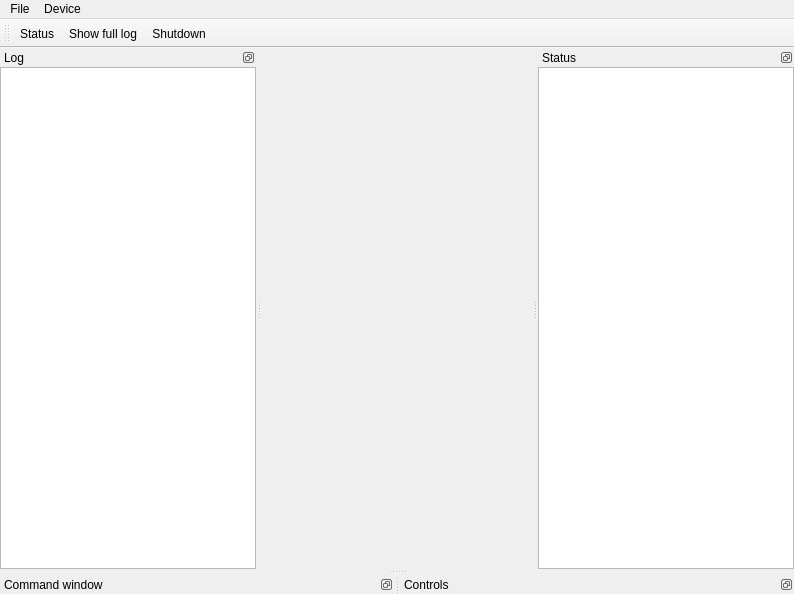
<?xml version="1.0" encoding="UTF-8"?>
<ui version="4.0">
 <class>MainWnd</class>
 <widget class="QMainWindow" name="MainWnd">
  <property name="geometry">
   <rect>
    <x>0</x>
    <y>0</y>
    <width>794</width>
    <height>594</height>
   </rect>
  </property>
  <property name="windowTitle">
   <string>Tracked camera client software</string>
  </property>
  <property name="locale">
   <locale language="C" country="AnyCountry"/>
  </property>
  <widget class="QWidget" name="cw">
   <layout class="QVBoxLayout" name="verticalLayout">
    <property name="spacing">
     <number>1</number>
    </property>
    <property name="margin">
     <number>1</number>
    </property>
    <item>
     <widget class="CaptureWgt" name="view" native="true"/>
    </item>
   </layout>
  </widget>
  <widget class="QMenuBar" name="menubar">
   <property name="geometry">
    <rect>
     <x>0</x>
     <y>0</y>
     <width>794</width>
     <height>20</height>
    </rect>
   </property>
   <widget class="QMenu" name="menuFile">
    <property name="title">
     <string>File</string>
    </property>
   </widget>
   <widget class="QMenu" name="menuDevice">
    <property name="title">
     <string>Device</string>
    </property>
    <addaction name="forward"/>
    <addaction name="backward"/>
    <addaction name="left"/>
    <addaction name="right"/>
   </widget>
   <addaction name="menuFile"/>
   <addaction name="menuDevice"/>
  </widget>
  <widget class="QDockWidget" name="cmdDw">
   <property name="features">
    <set>QDockWidget::DockWidgetFloatable|QDockWidget::DockWidgetMovable</set>
   </property>
   <property name="windowTitle">
    <string>Command window</string>
   </property>
   <attribute name="dockWidgetArea">
    <number>8</number>
   </attribute>
   <widget class="QWidget" name="dockWidgetContents_2">
    <layout class="QHBoxLayout" name="horizontalLayout_2">
     <property name="spacing">
      <number>0</number>
     </property>
     <property name="margin">
      <number>0</number>
     </property>
     <item>
      <widget class="QtLua::Console" name="console" native="true">
       <layout class="QHBoxLayout" name="horizontalLayout_3">
        <property name="spacing">
         <number>0</number>
        </property>
        <property name="margin">
         <number>0</number>
        </property>
       </layout>
      </widget>
     </item>
    </layout>
   </widget>
  </widget>
  <widget class="QDockWidget" name="btnsDw">
   <property name="features">
    <set>QDockWidget::DockWidgetFloatable|QDockWidget::DockWidgetMovable</set>
   </property>
   <property name="windowTitle">
    <string>Controls</string>
   </property>
   <attribute name="dockWidgetArea">
    <number>8</number>
   </attribute>
   <widget class="QWidget" name="dockWidgetContents_3">
    <widget class="QPushButton" name="lightBtn">
     <property name="geometry">
      <rect>
       <x>19</x>
       <y>50</y>
       <width>60</width>
       <height>27</height>
      </rect>
     </property>
     <property name="text">
      <string>Light</string>
     </property>
     <property name="checkable">
      <bool>true</bool>
     </property>
    </widget>
    <widget class="QPushButton" name="motoEnBtn">
     <property name="geometry">
      <rect>
       <x>19</x>
       <y>80</y>
       <width>60</width>
       <height>27</height>
      </rect>
     </property>
     <property name="text">
      <string>Moto en</string>
     </property>
     <property name="checkable">
      <bool>true</bool>
     </property>
    </widget>
    <widget class="QPushButton" name="fwdBtn">
     <property name="geometry">
      <rect>
       <x>208</x>
       <y>10</y>
       <width>70</width>
       <height>27</height>
      </rect>
     </property>
     <property name="text">
      <string>Forward</string>
     </property>
    </widget>
    <widget class="QPushButton" name="bwdBtn">
     <property name="geometry">
      <rect>
       <x>208</x>
       <y>40</y>
       <width>70</width>
       <height>27</height>
      </rect>
     </property>
     <property name="text">
      <string>Backward</string>
     </property>
    </widget>
    <widget class="QPushButton" name="ccwBtn">
     <property name="geometry">
      <rect>
       <x>127</x>
       <y>10</y>
       <width>80</width>
       <height>27</height>
      </rect>
     </property>
     <property name="text">
      <string>CCW</string>
     </property>
    </widget>
    <widget class="QPushButton" name="cwBtn">
     <property name="geometry">
      <rect>
       <x>280</x>
       <y>10</y>
       <width>80</width>
       <height>27</height>
      </rect>
     </property>
     <property name="text">
      <string>CW</string>
     </property>
    </widget>
    <widget class="QPushButton" name="leftFwdBtn">
     <property name="geometry">
      <rect>
       <x>127</x>
       <y>40</y>
       <width>80</width>
       <height>27</height>
      </rect>
     </property>
     <property name="text">
      <string>Left fwd</string>
     </property>
    </widget>
    <widget class="QPushButton" name="leftBwdBtn">
     <property name="geometry">
      <rect>
       <x>127</x>
       <y>70</y>
       <width>80</width>
       <height>27</height>
      </rect>
     </property>
     <property name="text">
      <string>Left bwd</string>
     </property>
    </widget>
    <widget class="QPushButton" name="rightFwdBtn">
     <property name="geometry">
      <rect>
       <x>280</x>
       <y>40</y>
       <width>80</width>
       <height>27</height>
      </rect>
     </property>
     <property name="text">
      <string>Right fwd</string>
     </property>
    </widget>
    <widget class="QPushButton" name="rightBwdBtn">
     <property name="geometry">
      <rect>
       <x>280</x>
       <y>70</y>
       <width>80</width>
       <height>27</height>
      </rect>
     </property>
     <property name="text">
      <string>Right bwd</string>
     </property>
    </widget>
    <widget class="QPushButton" name="voltsBtn">
     <property name="geometry">
      <rect>
       <x>20</x>
       <y>10</y>
       <width>61</width>
       <height>27</height>
      </rect>
     </property>
     <property name="text">
      <string>Voltages</string>
     </property>
     <property name="checkable">
      <bool>false</bool>
     </property>
    </widget>
    <widget class="QPushButton" name="powerEnBtn">
     <property name="geometry">
      <rect>
       <x>20</x>
       <y>110</y>
       <width>60</width>
       <height>27</height>
      </rect>
     </property>
     <property name="text">
      <string>Power en</string>
     </property>
     <property name="checkable">
      <bool>true</bool>
     </property>
    </widget>
   </widget>
  </widget>
  <widget class="QToolBar" name="toolBar">
   <property name="windowTitle">
    <string>toolBar</string>
   </property>
   <attribute name="toolBarArea">
    <enum>TopToolBarArea</enum>
   </attribute>
   <attribute name="toolBarBreak">
    <bool>false</bool>
   </attribute>
   <addaction name="queryStatus"/>
   <addaction name="showFullLog"/>
   <addaction name="shutdown"/>
  </widget>
  <widget class="QDockWidget" name="statusDw">
   <property name="features">
    <set>QDockWidget::DockWidgetFloatable|QDockWidget::DockWidgetMovable</set>
   </property>
   <property name="windowTitle">
    <string>Status</string>
   </property>
   <attribute name="dockWidgetArea">
    <number>2</number>
   </attribute>
   <widget class="QWidget" name="dockWidgetContents">
    <layout class="QVBoxLayout" name="verticalLayout_3">
     <property name="spacing">
      <number>0</number>
     </property>
     <property name="margin">
      <number>0</number>
     </property>
     <item>
      <widget class="QTextBrowser" name="status"/>
     </item>
    </layout>
   </widget>
  </widget>
  <widget class="QDockWidget" name="logDw">
   <property name="features">
    <set>QDockWidget::DockWidgetFloatable|QDockWidget::DockWidgetMovable</set>
   </property>
   <property name="windowTitle">
    <string>Log</string>
   </property>
   <attribute name="dockWidgetArea">
    <number>1</number>
   </attribute>
   <widget class="QWidget" name="dockWidgetContents_4">
    <layout class="QVBoxLayout" name="verticalLayout_2">
     <property name="spacing">
      <number>0</number>
     </property>
     <property name="margin">
      <number>0</number>
     </property>
     <item>
      <widget class="QTextBrowser" name="log"/>
     </item>
    </layout>
   </widget>
  </widget>
  <action name="showFullLog">
   <property name="checkable">
    <bool>true</bool>
   </property>
   <property name="text">
    <string>Show full log</string>
   </property>
   <property name="toolTip">
    <string>Show full log</string>
   </property>
  </action>
  <action name="shutdown">
   <property name="text">
    <string>Shutdown</string>
   </property>
   <property name="toolTip">
    <string>Shutdown</string>
   </property>
  </action>
  <action name="showLog">
   <property name="checkable">
    <bool>true</bool>
   </property>
   <property name="text">
    <string>Show log</string>
   </property>
   <property name="toolTip">
    <string>Show log</string>
   </property>
  </action>
  <action name="forward">
   <property name="text">
    <string>Forward</string>
   </property>
   <property name="shortcut">
    <string>Up</string>
   </property>
   <property name="autoRepeat">
    <bool>false</bool>
   </property>
  </action>
  <action name="backward">
   <property name="text">
    <string>Backward</string>
   </property>
   <property name="shortcut">
    <string>Down</string>
   </property>
   <property name="autoRepeat">
    <bool>false</bool>
   </property>
  </action>
  <action name="left">
   <property name="text">
    <string>Left</string>
   </property>
   <property name="shortcut">
    <string>Left</string>
   </property>
   <property name="autoRepeat">
    <bool>false</bool>
   </property>
  </action>
  <action name="right">
   <property name="text">
    <string>Right</string>
   </property>
   <property name="shortcut">
    <string>Right</string>
   </property>
   <property name="autoRepeat">
    <bool>false</bool>
   </property>
  </action>
  <action name="queryStatus">
   <property name="text">
    <string>Status</string>
   </property>
   <property name="toolTip">
    <string>Query status</string>
   </property>
  </action>
 </widget>
 <customwidgets>
  <customwidget>
   <class>QtLua::Console</class>
   <extends>QWidget</extends>
   <header>QtLua/Console</header>
   <container>1</container>
  </customwidget>
  <customwidget>
   <class>CaptureWgt</class>
   <extends>QWidget</extends>
   <header>capture_wgt.h</header>
   <container>1</container>
  </customwidget>
 </customwidgets>
 <resources/>
 <connections/>
</ui>
